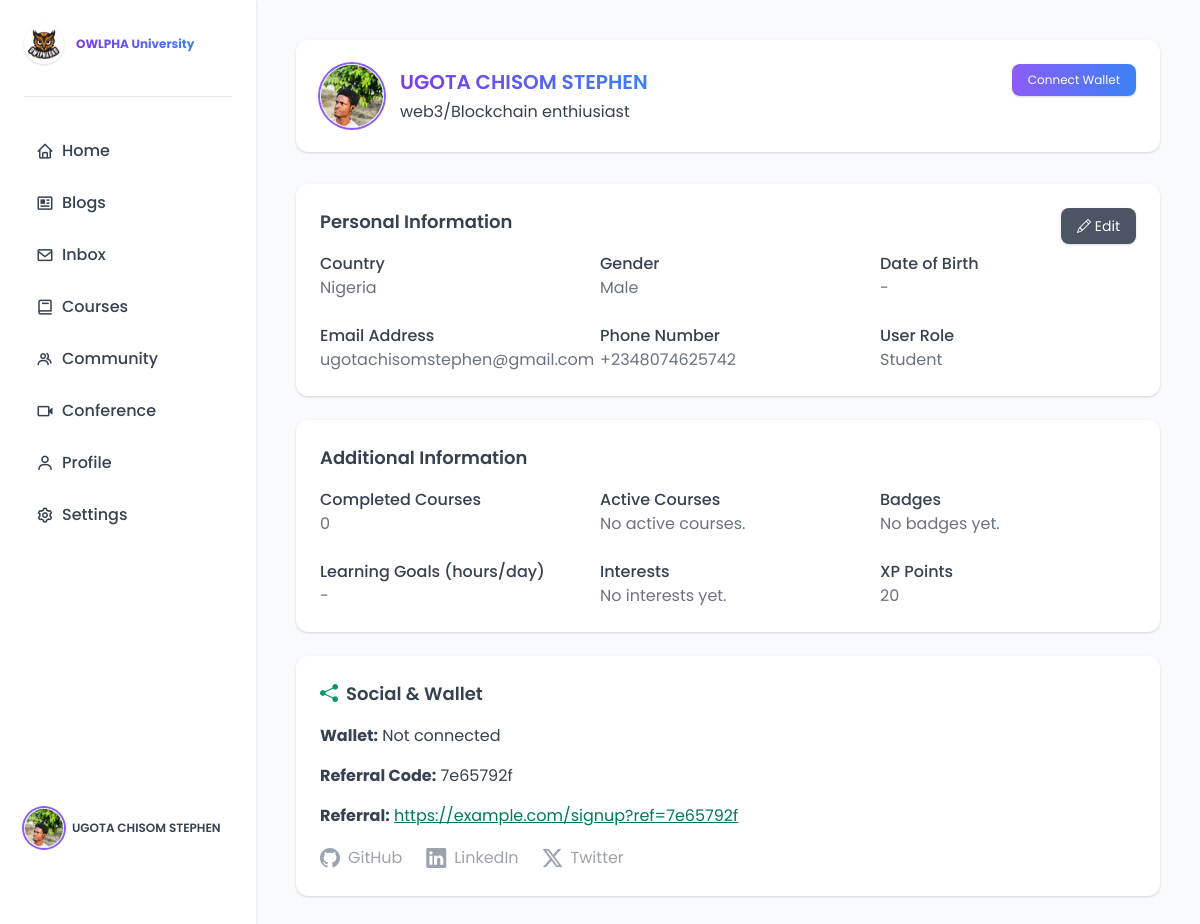
Page /account/stephen82/7e65792f/2025-07-21/dashboard/ (signed in) on the earlier database version.
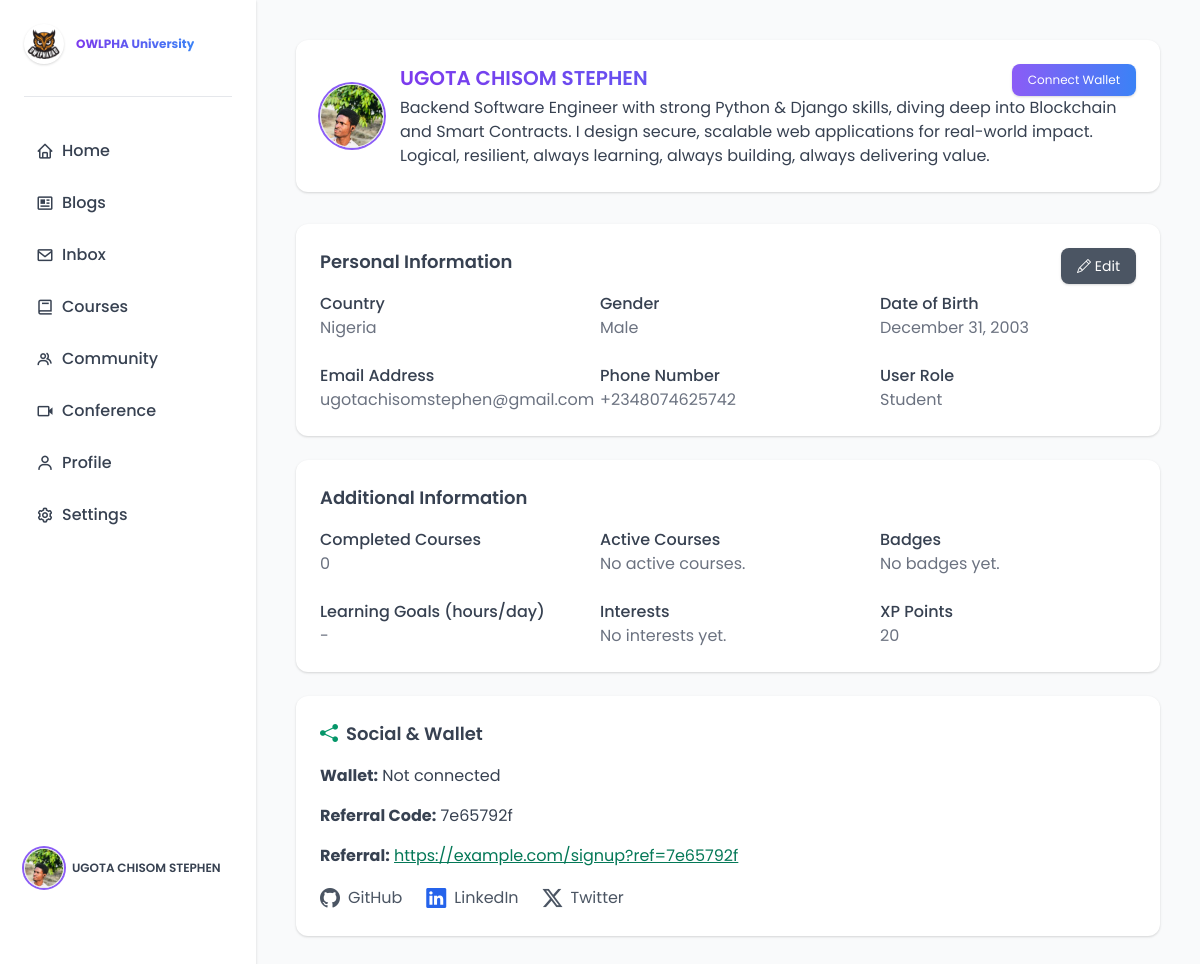
Same page on the later database version.
### accounts/models.py (models this page shows, shortened)
class UserProfile(models.Model):
    user = models.OneToOneField(settings.AUTH_USER_MODEL, on_delete=models.CASCADE, related_name='profile')
    bio = models.TextField(blank=True, null=True)
    profile_image = models.ImageField(upload_to='profiles/', blank=True, null=True)
    phone_number = PhoneNumberField(blank=True, null=True, region='NG')
    gender = models.CharField(
        max_length=10,
        blank=True,
        choices=[
            ('male', 'Male'),
            ('female', 'Female'),
            ('other', 'Other')
        ]
    )
    date_of_birth = models.DateField(blank=True, null=True)
    interests = models.ManyToManyField(Interest, blank=True)
    github_link = models.URLField(blank=True, null=True)
    linkedin_link = models.URLField(blank=True, null=True)
    twitter_link = models.URLField(blank=True, null=True)
    discord_handle  = models.CharField(max_length=50, blank=True, null=True)
    learning_goals = models.TimeField(blank=True, null=True)
    current_courses = models.ManyToManyField(Course, related_name='active_learners', blank=True)
    completed_course = models.ManyToManyField(Course, related_name='graduates', blank=True)
    course_progress = models.JSONField(default=dict)
    xp_points = models.IntegerField(default=20)
    badges = models.ManyToManyField(Badge, blank=True)
    wallet_address = models.CharField(max_length=255, blank=True, null=True)
    referral_code = models.CharField(max_length=100, unique=True, blank=True, null=True)
    def generate_referral_url(self):
        current_site = Site.objects.get_current()
        domain = current_site.domain
        return f'https://{domain}/signup?ref={self.referral_code}'
    def get_absolute_url(self):
        return reverse(
            'user_profile_dashboard',
            kwargs={
                'username': self.user.username,
                'referral_code': self.referral_code,
                'date_joined': self.user.date_joined.strftime('%Y-%m-%d')
            }
        )
    ROLE_CHOICES = [
        ('student', 'Student'),
        ('instructor', 'Instructor'),
        ('admin', 'Admin'),
    ]
    role = models.CharField(max_length=20, choices=ROLE_CHOICES, default='student')

### accounts/views.py (the view)
# urls.py: path('account/<str:username>/<str:referral_code>/<str:date_joined>/dashboard/', views.user_profile_dashboard, name='user_profile_dashboard'),
@login_required
def user_profile_dashboard(request, username, referral_code, date_joined):
    user = request.user
    profile = user.profile
    if(
        username.lower() != user.username.lower() or referral_code != profile.referral_code or date_joined != user.date_joined.strftime('%Y-%m-%d')
    ):
        return HttpResponseForbidden('Unauthorized Access')
    context = {
        'user': user,
        'profile': profile,
        'title': 'Owlpha University'
    }
    return render(request, 'pages/profile_dashboard.html', context)

### accounts/templates/pages/profile_dashboard.html (shortened to what the changed rows need)
{% load static %}
{% load widget_tweaks %}
<!DOCTYPE html>
<html lang="en">
    <head>
        <link rel = 'stylesheet' href='https://unpkg.com/boxicons@2.1.4/css/boxicons.min.css'>
        <link rel = 'stylesheet' href='https://cdn.jsdelivr.net/npm/bootstrap-icons@1.11.3/font/bootstrap-icons.min.css'>
        <link href="https://cdn.jsdelivr.net/npm/tailwindcss@2.2.19/dist/tailwind.min.css" rel="stylesheet">
        <link rel="stylesheet" href="{% static 'style.css' %}">
    </head>
    <body class="bg-gray-50 flex h-screen overflow-hidden">
        <aside class="w-64 bg-white shadow flex flex-col justify-between p-6">
           <div class="flex flex-col gap-8">
                <a href="/" class="flex items-center space-x-3">
                    <h2 class="text-xs font-bold bg-gradient-to-r from-purple-600 to-blue-500 text-transparent bg-clip-text drop-shadow">OWLPHA University</h2>
                </a>
            </div>
            <div class="flex items-center py-8 text-gray-700 mb-8">
                {% if profile.profile_image %}
                    <img src="{{ profile.profile_image.url }}" alt="Profile" class="w-10 h-10 rounded-full object-cover border ring-2 ring-purple-500 transition-transform duration-300 hover:scale-105">
                {% else %}
                    <img src="{% static 'default_pro.jpg' %}" alt="Avatar" class="w-10 h-10 rounded-full object-cover border ring-2 ring-purple-500 transition-transform duration-300 hover:scale-105">
                {% endif %}
                <div>
                    <p class="font-semibold text-xs ml-2">{{ user.name }}</p>
                </div>
            </div>
        </aside>
        <main class="flex-1 p-10 overflow-y-auto">
            <div class="relative bg-white rounded-xl shadow p-6 flex items-center justify-between mb-8 text-gray-700 hover:shadow-md transition">
                <div class="flex items-center gap-4">
                    {% if profile.profile_image %}
                        <img src="{{ profile.profile_image.url }}" alt="Profile" class="w-16 h-16 rounded-full object-cover border ring-2 ring-purple-500">
                    {% else %}
                        <img src="{% static 'default_pro.jpg' %}" alt="Avatar" class="w-16 h-16 rounded-full object-cover border ring-2 ring-purple-500">
                    {% endif %}
                    <div>
                        <h1 class="text-xl font-semibold bg-gradient-to-r from-purple-600 to-blue-500 text-transparent bg-clip-text">{{ user.name }}</h1>
                        <p class="text-gray-700 text-md mt-1">{{ profile.bio|default:"Edit Bio in Settings" }}</p>
                    </div>
                </div>
            </div>
            <div class="relative bg-white rounded-xl shadow p-6 mb-6 text-gray-700 hover:shadow-md transition">
                <h2 class="text-lg font-semibold mb-4">Personal Information</h2>
                <div class="grid grid-cols-1 md:grid-cols-3 gap-x-6 gap-y-6 text-gray-700">
                    <div>
                        <p class="font-medium">Gender</p>
                        <p class="text-gray-500">{{ profile.gender|title|default:"-" }}</p>
                    </div>
                    <div>
                        <p class="font-medium">Date of Birth</p>
                        <p class="text-gray-500">{{ profile.date_of_birth|date:"F j, Y"|default:"-" }}</p>
                    </div>
                    <div class="col-span-1">
                        <p class="font-medium">Phone Number</p>
                        <p class="text-gray-500">{{ profile.phone_number|title|default:"-" }}</p>
                    </div>
                    <div>
                        <p class="font-medium">User Role</p>
                        <p class="text-gray-500">{{ profile.role|title }}</p>
                    </div>
                </div>
            </div>
            <div class="bg-white rounded-xl shadow p-6 mb-6 text-gray-700 hover:shadow-md transition">
                <h2 class="text-lg font-semibold mb-4">Additional Information</h2>
                <div class="grid grid-cols-1 md:grid-cols-3 gap-x-6 gap-y-6 text-gray-700">
                    <div>
                        <p class="font-medium">Learning Goals (hours/day)</p>
                        <p class="text-gray-500">{{ profile.learning_goals|default:"-" }}</p>
                    </div>
                    <div>
                        <p class="font-medium">XP Points</p>
                        <p class="text-gray-500">{{ profile.xp_points }}</p>
                    </div>
                </div>
            </div>
            <div class="bg-white p-6 rounded-xl shadow hover:shadow-md transition col-span-1 md:col-span-2">
                <div class="space-y-4 text-gray-700">
                    <p><strong>Wallet:</strong> {{ profile.wallet_address|default:"Not connected" }}</p>
                    <p><strong>Referral Code:</strong> {{ profile.referral_code }}</p>
                    <p><strong>Referral:</strong>
                        <a href="{{ profile.generate_referral_url }}" class="text-green-700 underline break-all">
                            {{ profile.generate_referral_url }}
                        </a>
                    </p>
                </div>
                <div class="flex gap-6 mt-4 items-center">
                    {% if profile.github_link %}
                        <a href="{{ profile.github_link }}" target="_blank" class="text-gray-600 hover:text-black flex items-center gap-2">
                            <i class="bi bi-github text-xl"></i> <span>GitHub</span>
                        </a>
                    {% else %}
                        <span class="text-gray-400 flex items-center gap-2 cursor-not-allowed">
                            <i class="bi bi-github text-xl"></i> <span>GitHub</span>
                        </span>
                    {% endif %}
                    {% if profile.linkedin_link %}
                        <a href="{{ profile.linkedin_link }}" target="_blank" class="text-gray-600 hover:text-black flex items-center gap-2">
                            <i class="bi bi-linkedin text-xl text-blue-600"></i> <span>LinkedIn</span>
                        </a>
                    {% else %}
                        <span class="text-gray-400 flex items-center gap-2 cursor-not-allowed">
                            <i class="bi bi-linkedin text-xl"></i> <span>LinkedIn</span>
                        </span>
                    {% endif %}
                    {% if profile.twitter_link %}
                        <a href="{{ profile.twitter_link }}" target="_blank" class="text-gray-600 hover:text-black flex items-center gap-2">
                            <i class="bi bi-twitter-x text-xl text-sky-500"></i> <span>Twitter</span>
                        </a>
                    {% else %}
                        <span class="text-gray-400 flex items-center gap-2 cursor-not-allowed">
                            <i class="bi bi-twitter-x text-xl"></i> <span>Twitter</span>
                        </span>
                    {% endif %}
                </div>
            </div>
        </main>
    </body>
</html>

Differences in the rows shown:
changed UserProfile "Male": bio "web3/Blockchain enthiusiast" → "Backend Software Engineer with strong Python & Django skills, diving deep into Blockchain and Smart Contracts. I design secure, scalable web applications for real-world impact. Logical, resilient, always learning, always building, always delivering value."; date_of_birth "-" → "December 31, 2003"
